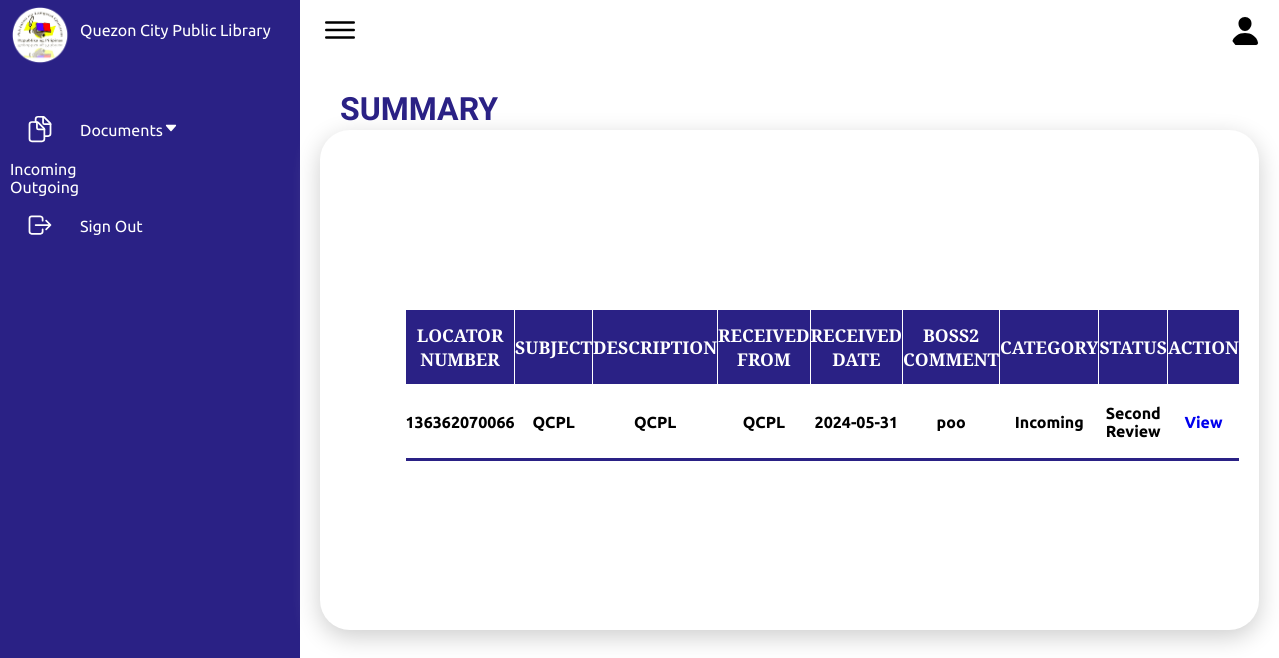
The app's page /Frontend/Dashboard/boss1account.php, older data.
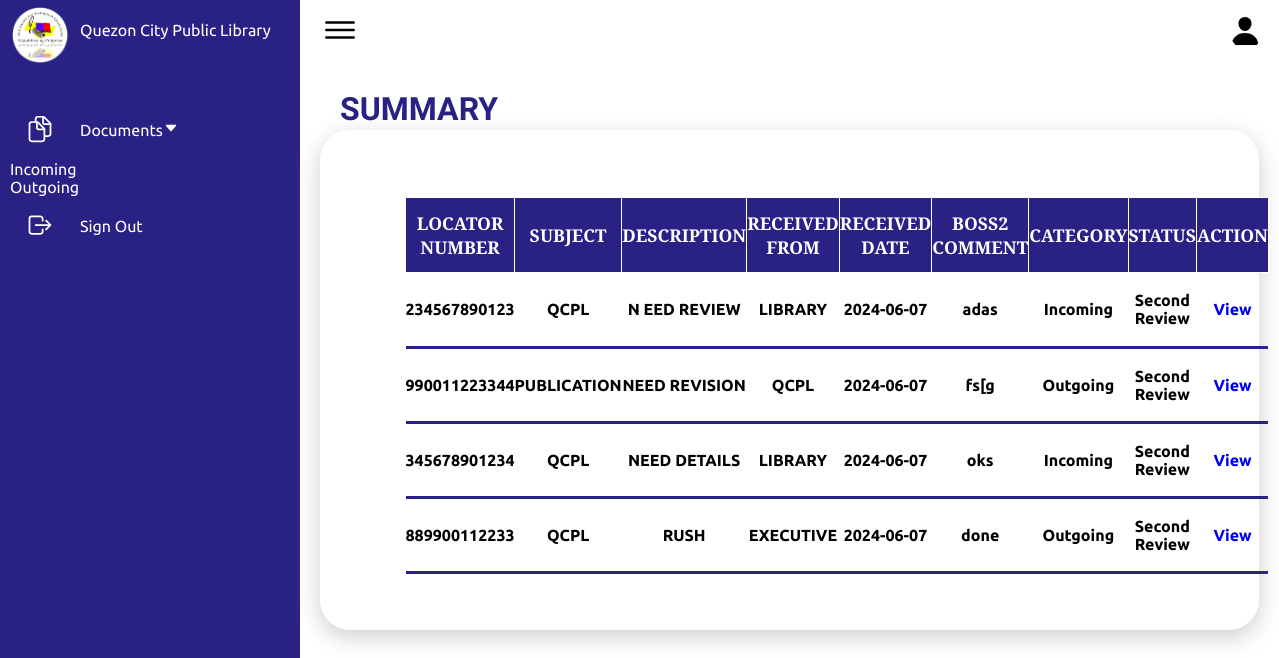
The same page, newer data.
### tables this page shows
CREATE TABLE `fileupload` (
  `id` int(11) NOT NULL,
  `file_name` varchar(255) NOT NULL,
  `division` varchar(255) DEFAULT NULL,
  `section` varchar(255) DEFAULT NULL,
  `category` enum('Incoming','Outgoing','','') DEFAULT NULL,
  `locator_num` varchar(255) DEFAULT NULL,
  `received_date` date DEFAULT NULL,
  `received_from` varchar(255) DEFAULT NULL,
  `subject` varchar(255) DEFAULT NULL,
  `description` text DEFAULT NULL,
  `type` varchar(100) DEFAULT NULL,
  `file_path` varchar(255) NOT NULL,
  `proofreader_comment` varchar(255) NOT NULL,
  `boss2_comment` varchar(255) NOT NULL,
  `boss1_comment` varchar(255) NOT NULL,
  `status` varchar(255) NOT NULL
);

### Frontend/Dashboard/boss1account.php (the view, shortened to what this page needs)
<!DOCTYPE html>
<html lang="en">
<head>
    <link rel="stylesheet" href="boss1.css">
</head>
<body>
    <div class="container">
        <div class="navigation">
            <ul>
                <li>
                    <a href="#">
                        <span class="img">
                            <img src="imgs/logo.png">
                        </span>
                        <span class="title">Quezon City Public Library</span>
                    </a>
                </li>
                <li>
                    <a href="boss1account.php" class="dropdown-toggle">
                    <span class="icon">
                    <ion-icon name="documents-outline"></ion-icon>
                    </span>
                    <span class="title">Documents<ion-icon id="dash_down_btn" name="caret-down-outline"></ion-icon></span>
                         <li class="sub_dash"><a href="boss1incoming.php">Incoming</a></li>
                         <li class="sub_dash"><a href="boss1outgoing.php">Outgoing</a></li>
                         </a>
                </li>
                <li>
                    <a href="/qcpl/Backend/logout.php">
                        <span class="icon">
                            <ion-icon name="log-out-outline"></ion-icon>
                        </span>
                        <span class="title">Sign Out</span>
                    </a>
                </li>
            </ul>
        </div>
        <div class="main">
            <div class="topbar">
                <div class="toggle">
                    <ion-icon name="menu-outline"></ion-icon>
                </div>
                <form action="/qcpl/Backend/locator.php" method="GET">
                <div class="user">
                    <span class="icon">
                        <ion-icon name="person"></ion-icon>
                    </span>
                </div>
            </div>
            <div class="details">
                <div class="upload">
                    <div class="cardHeader">
                        <h2>SUMMARY</h2>
                    </div>
                    <div class="sum_tb">
                        <table aria-describedby="tableDescription">
                            <?php
$servername = "localhost";
$username = "root";
$password = "";
$dbname = "qcpl";
$conn = new mysqli($servername, $username, $password, $dbname);
$rowsPerPage = 4;
$page = isset($_GET['page']) ? intval($_GET['page']) : 1;
$offset = ($page - 1) * $rowsPerPage;
$sql = "SELECT locator_num, subject, description, received_date, received_from, type, file_path, boss2_comment, category, status
        FROM fileupload
        WHERE status = 'Second Review'
        LIMIT $rowsPerPage OFFSET $offset";
$result = $conn->query($sql);
if ($result->num_rows > 0) {
    echo "<table>";
    echo "<tr><th>Locator Number</th><th>Subject</th><th>Description</th><th>Received From</th><th>Received Date</th><th>Boss2 Comment</th><th>Category</th><th>Status</th><th>Action</th></tr>";
    while ($row = $result->fetch_assoc()) {
        echo "<tr>";
        echo "<td><center>" . htmlspecialchars($row["locator_num"]) . "</td>";
        echo "<td><center>" . htmlspecialchars($row["subject"]) . "</td>";
        echo "<td><center>" . htmlspecialchars($row["description"]) . "</td>";
        echo "<td><center>" . htmlspecialchars($row["received_from"]) . "</td>";
        echo "<td><center>" . htmlspecialchars($row["received_date"]) . "</td>";
        echo "<td><center>" . htmlspecialchars($row["boss2_comment"]) . "</td>";
        echo "<td><center>" . htmlspecialchars($row["category"]) . "</td>";
        echo "<td><center>" . htmlspecialchars($row["status"]) . "</td>";
        echo "<td><center><a href='bossaccountlocator.php?locator_num=" . htmlspecialchars($row["locator_num"]) . "' target='_self' aria-label='View details for " . htmlspecialchars($row["locator_num"]) . "'>View</a></td>";
        echo "</tr>";
    }
    echo "</table>";
} else {
    echo "<p>No records found.</p>";
}
?>
                        </table>
                    </div>
                </div>
            </div>
        </div>
    </div>
</body>
</html>

Row changes from the older to the newer data that the page shows:
removed fileupload: locator_num "136362070066", subject "QCPL", description "QCPL", received_from "QCPL", received_date "2024-05-31", boss2_comment "poo", category "Incoming", status "Second Review"
added fileupload: locator_num "234567890123", subject "QCPL", description "N EED REVIEW", received_from "LIBRARY", received_date "2024-06-07", boss2_comment "adas", category "Incoming", status "Second Review"
added fileupload: locator_num "990011223344", subject "PUBLICATION", description "NEED REVISION", received_from "QCPL", received_date "2024-06-07", boss2_comment "fs[g", category "Outgoing", status "Second Review"
added fileupload: locator_num "345678901234", subject "QCPL", description "NEED DETAILS", received_from "LIBRARY", received_date "2024-06-07", boss2_comment "oks", category "Incoming", status "Second Review"
added fileupload: locator_num "889900112233", subject "QCPL", description "RUSH", received_from "EXECUTIVE", received_date "2024-06-07", boss2_comment "done", category "Outgoing", status "Second Review"
